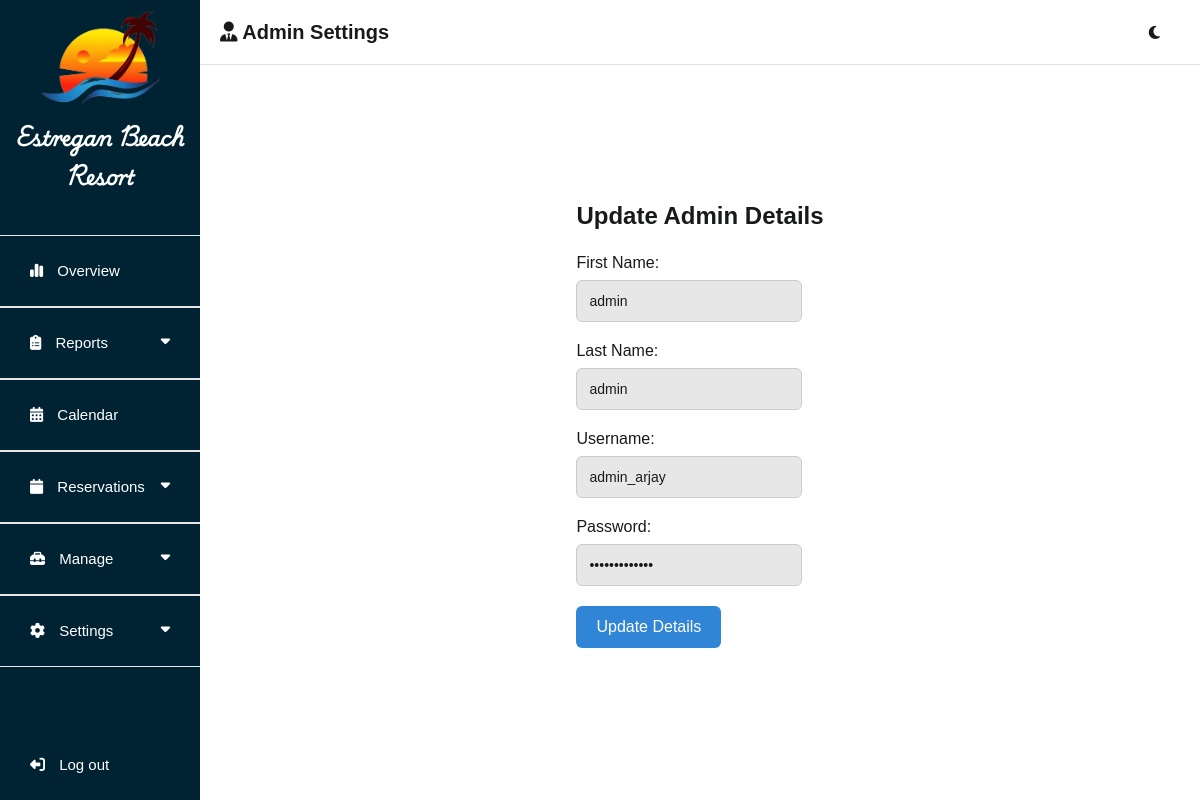
The app's page /admin/admin_settings.php (signed in) with its own data.
### tables this page shows
CREATE TABLE `admin_tbl` (
  `admin_id` int(11) NOT NULL,
  `admin_type` varchar(100) NOT NULL,
  `first_name` varchar(50) NOT NULL,
  `last_name` varchar(50) NOT NULL,
  `username` varchar(255) NOT NULL,
  `password` varchar(50) NOT NULL
);

### admin/admin_settings.php (the view, shortened to what this page needs)
<?php
require 'db_connect.php';
$admin_id = $_SESSION['admin_id'];
$query = "SELECT `admin_id`, `admin_type`, `first_name`, `last_name`, `username`, `password` FROM `admin_tbl` WHERE `admin_id` = ?";
$stmt = $con->prepare($query);
$stmt->bind_param('i', $admin_id);
$stmt->execute();
$result = $stmt->get_result();
if ($result->num_rows > 0) {
    $admin = $result->fetch_assoc();
} else {
    echo "Admin not found.";
    exit();
}
?>
<!DOCTYPE html>
<html lang="en">
<head>
    <?php include 'assets.php'; ?>
    <link rel="stylesheet" type="text/css" href="css/main.css?v=<?php echo time(); ?>">
    <link rel="stylesheet" type="text/css" href="css/dashboard.css?v=<?php echo time(); ?>">
</head>
<body>
    <main>
        <?php include 'sidenav.php'; ?>
        <section class="middle-container">
            <div class="header-container">
                <div class="title-head">
                    <label for=""><i class="fa-solid fa-user-tie"></i> Admin Settings</label>
                </div>
                <?php include 'icon-container.php'; ?>
            </div>
            <div class="center-container">
                <form method="POST" id="adminUpdateForm">
                    <h2>Update Admin Details</h2>
                    <div class="form-group">
                        <label for="first_name">First Name:</label>
                        <input type="text" name="first_name" id="first_name" value="<?php echo $admin['first_name']; ?>" required>
                    </div>
                    <div class="form-group">
                        <label for="last_name">Last Name:</label>
                        <input type="text" name="last_name" id="last_name" value="<?php echo $admin['last_name']; ?>" required>
                    </div>
                    <div class="form-group">
                        <label for="username">Username:</label>
                        <input type="text" name="username" id="username" value="<?php echo $admin['username']; ?>" required>
                    </div>
                    <div class="form-group">
                        <label for="password">Password:</label>
                        <input type="password" name="password" id="password" value="<?php echo $admin['password']; ?>" required>
                    </div>
                    <div class="form-group">
                        <button type="button" onclick="confirmUpdate()">Update Details</button>
                    </div>
                </form>
            </div>
        </section>
    </main>
</body>
</html>

### admin/css/header.css (style rules this page uses)
* { margin: 0; font-family: 'Trebuchet MS', 'Lucida Sans Unicode', 'Lucida Grande', 'Lucida Sans', Arial, sans-serif; box-sizing: none; }
button { cursor: pointer; }

### admin/css/main.css (style rules this page uses)
* { margin: 0; font-family: 'Trebuchet MS', 'Lucida Sans Unicode', 'Lucida Grande', 'Lucida Sans', Arial, sans-serif; }
body { background-color: var(--first-color2); }
button { cursor: pointer; }
:root { --first-color: white; --first-color2: #E7E7E7; --second-color: #EAE2B7; --fourth-color: #F77F00; --seventh-color: #18191A; --seventh-color2: #e0e0e0; --seventh-color3: #e0e0e0; --select-color: #F77F00; --select-color2: #cd6a00; --booknow-text: #ffffff; --booknow-text2: #242526; --booknow-border: #F77F00; --reservation-titleborder: #18191A; --box-shadow: #b4b4b4; --after-input: #effaff; --water-border: #EAE2B7; --water-color: #0d2cc5; --pure-white: white; --third-color: #FCBF49; --fifth-color: #D62828; --sixth-color: #00527e; --seventh-color4: #757575; --eight-color: #002334; --eight-color2: #001824; --reservation-title: #18191A; --reservation-text: white; --gray-button: rgba(220, 220, 220, 0.849); font-size: 62.5%; --tdeven-color: #0023340c; --proceed-color: white; --proceed-bgcolor: #00527e; --cancel-color: white; --cancel-bgcolor: #D62828; --fixed-color: #effaff; --graph-title-color: #777; --legend-text-color: #777; --tooltip-bg-color: #333333; --tooltip-title-color: #ffffff; --tooltip-body-color: #ffffff; --axis-title-color: #777; --axis-ticks-color: #777; }
h2 { font-size: 2rem; line-height: 1.5; }
.center-container { animation: transitionIn 0.5s; }

### admin/css/dashboard.css (style rules this page uses)
main { width: 100%; display: flex; flex-direction: row; }
.middle-container { width: 100%; display: flex; flex-direction: column; }
.header-container { width: 100%; height: 8vh; background-color: var(--first-color); display: flex; justify-content: space-between; align-items: center; border-bottom: 1px solid var(--seventh-color3); }
.title-head { display: flex; align-items: center; margin-left: 20px; }
.title-head label { font-size: 2rem; font-weight: bold; color: var(--seventh-color); }
.center-container { width: 100%; background-color: var(--first-color2); height: 92vh; overflow-y: scroll; }

### admin/admin_settings.php (style rules this page uses)
.center-container { background-color: var(--first-color); display: flex; justify-content: center; align-items: center; }
.center-container h2 { font-size: 2.4rem; margin-bottom: 20px; color: var(--seventh-color); }
.center-container .form-group { margin-bottom: 20px; }
.center-container label { display: block; font-size: 1.6rem; color: var(--seventh-color); margin-bottom: 8px; }
.center-container input { width: 200px; padding: 12px; font-size: 14px; border-radius: 6px; border: 1px solid #ccc; background-color: var(--first-color2); transition: all 0.3s ease; color: var(--seventh-color); }
.center-container button { padding: 12px 20px; font-size: 16px; background-color: #3085d6; color: white; border: none; border-radius: 6px; cursor: pointer; transition: all 0.3s ease; }

### records on screen
admin_tbl: first_name "admin", last_name "admin", username "admin_arjay"
